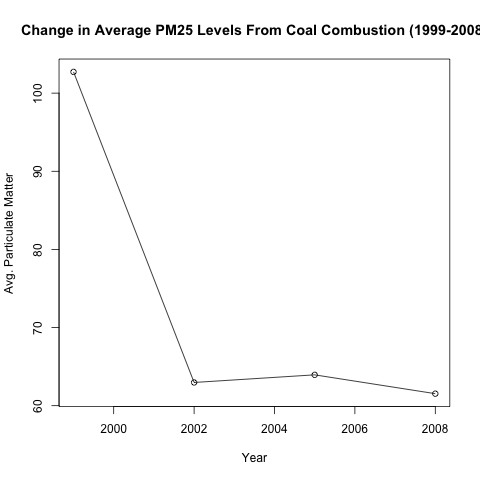

Recreate this plot in R.
setwd("~/dev/datasciencecoursera/datasciencecoursera/Course_4/")
rm(list = ls())

fp <- '~/Downloads/exdata%2Fdata%2FNEI_data.zip'
if (file.exists(fp)){
    fp <- unzip(fp)
}

########## 4 ###########
sumPm25 <- readRDS(fp[2])
scc <- readRDS(fp[1])
names(sumPm25)
str(scc)
head(scc$Short.Name)

coal <- scc %>% filter(grepl('[Cc]oal', EI.Sector)) %>%
    select(EI.Sector, SCC) %>% unique
coal.scc <- coal$SCC

png('plot4.png', width = 480, height = 480)
sumPm25 %>% filter(SCC %in% coal.scc) %>%
    group_by(year) %>% select(year, Emissions) %>%
    summarise_each(funs(mean(., na.rm = T))) %>%
    with(., plot(year, Emissions, type = 'o', ylab = 'Avg. Particulate Matter',
                 xlab = 'Year', 
                 main = 'Change in Average PM25 Levels From Coal Combustion (1999-2008)'))
dev.off()
